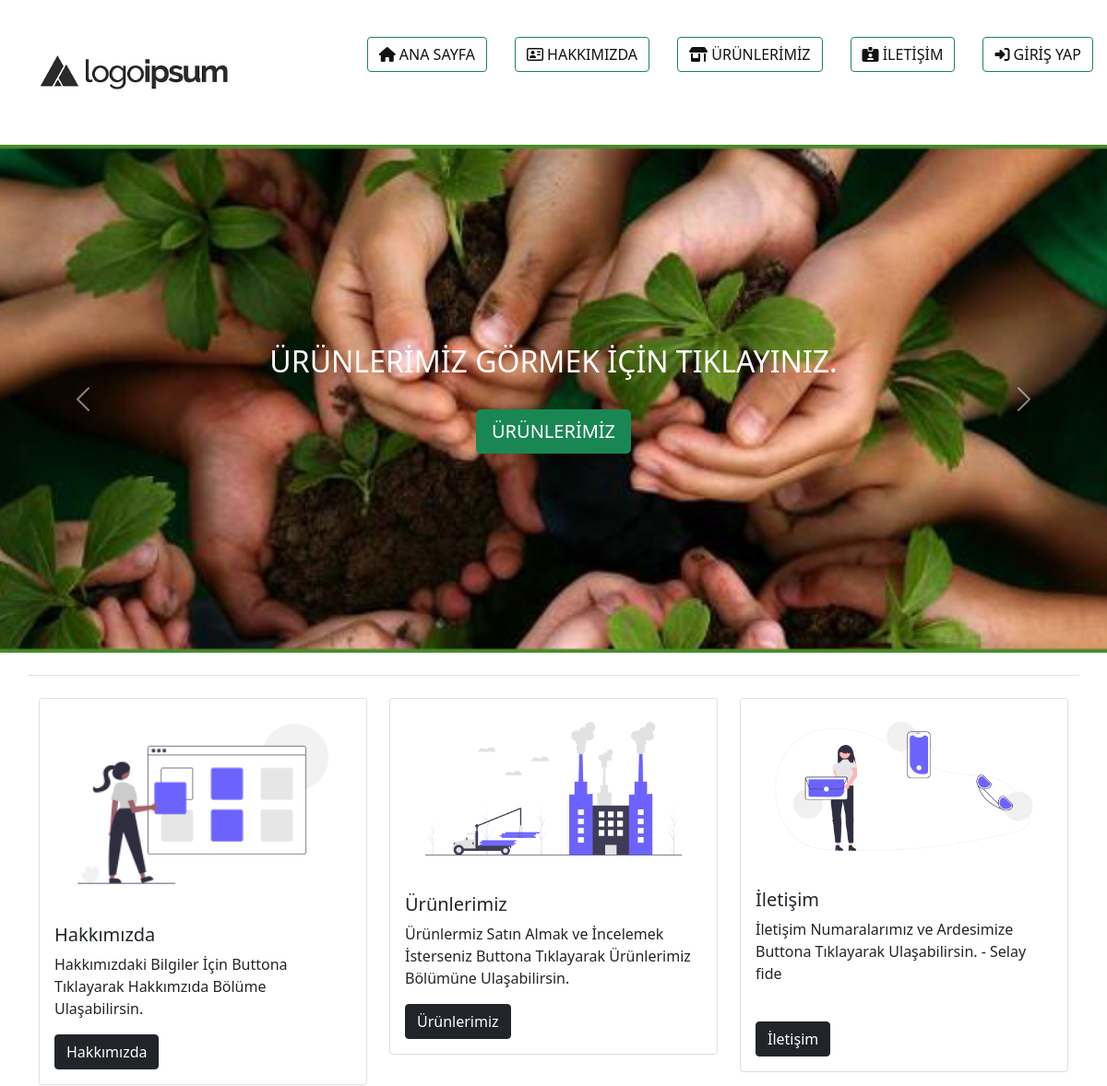
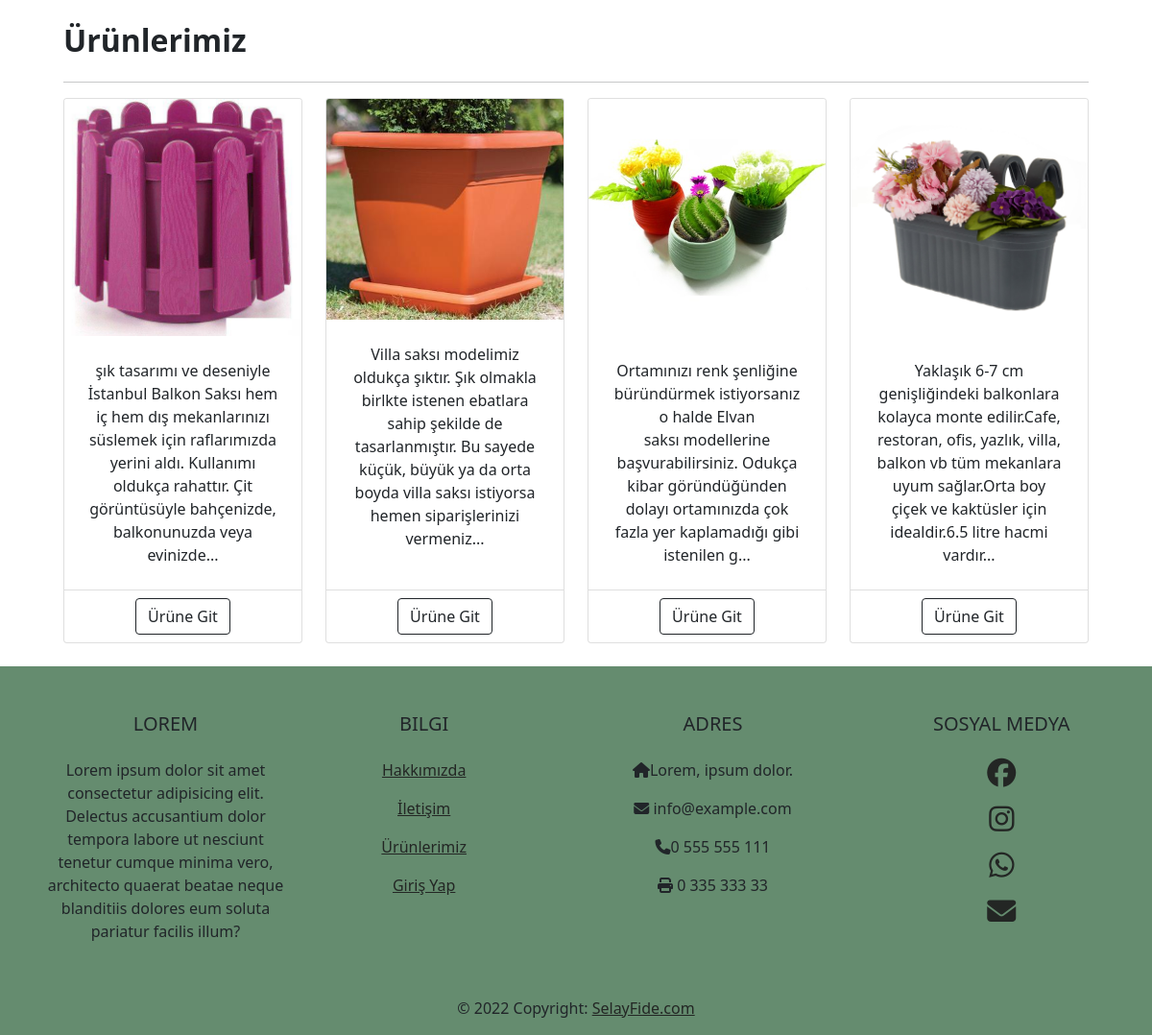
The page / on the database its author committed (2 pictures, top to bottom).
### tables this page shows
CREATE TABLE `urunler` (
  `id` int(11) NOT NULL,
  `baslik` varchar(255) NOT NULL,
  `aciklama` text DEFAULT NULL,
  `icerik` text DEFAULT NULL,
  `fiyat` double NOT NULL,
  `stok` int(11) NOT NULL DEFAULT 0,
  `gorsel` varchar(255) DEFAULT NULL,
  `durum` tinyint(4) NOT NULL DEFAULT 1,
  `eklenme` timestamp NOT NULL DEFAULT current_timestamp()
);

### pages/home.php (the view)
<?php include('components/slider.php'); ?>
<div class="container py-4">
  <div class="row border-top pt-4">
    <div class="col-4">
      <div class="card ">
        <img class="card-img-top" src="assets/img/hak.png" width="220" alt="Card image cap">
        <div class="card-body">
          <h5 class="card-title">Hakkımızda</h5>
          <p class="card-text">Hakkımızdaki Bilgiler İçin Buttona Tıklayarak Hakkımzıda Bölüme Ulaşabilirsin.</p>
          <a href="" class="btn btn-dark">Hakkımızda</a>
        </div>
      </div>
    </div>
    <div class="col-4">
      <div class="card ">
        <img class="card-img-top" src="assets/img/un.png" alt="Card image cap">
        <div class="card-body">
          <h5 class="card-title">Ürünlerimiz</h5>
          <p class="card-text">Ürünlermiz Satın Almak ve İncelemek İsterseniz Buttona Tıklayarak Ürünlerimiz Bölümüne Ulaşabilirsin. <br> </p>
          <a href="?page=urunler" class="btn btn-dark">Ürünlerimiz</a>
        </div>
      </div>
    </div>
    <div class="col-4">
      <div class="card ">
        <img class="card-img-top" src="assets/img/abb.png" alt="Card image cap">
        <div class="card-body">
          <h5 class="card-title">İletişim</h5>
          <p class="card-text">İletişim Numaralarımız ve Ardesimize Buttona Tıklayarak Ulaşabilirsin. - Selay fide <br><br> </p>
          <a href="?page=iletisim" class="btn btn-dark">İletişim</a>
        </div>
      </div>
    </div>
    <br>
<section class="mt-4">
              <?php $detay = $db->query("SELECT * FROM urunler ORDER BY RAND() LIMIT 4");
              ?>
              <div class="container">
              <h2 class="fw-bolder mb-4">Ürünlerimiz</h2>
                  <hr>
                  <div class="row ">
               <?php      while($cek = $detay->fetch_array()){
                 ?>
                      <div class="col" style="max-height:800px;">
                          <div class="card h-100">
                               <img class="card-img-top" src="./assets/uploads/<?php echo $cek['gorsel']; ?>" alt="<?php echo $cek['baslik']?>" />
                              <div class="card-body p-4">
                                  <div class="text-center">
                                  <?php echo mb_substr(strip_tags($cek['icerik']),0,200,'utf-8');?>...
                                  </div>
                              </div>
                              <div class="card-footer  bg-transparent">
                                  <div class="text-center"><a class="btn btn-outline-dark mt-auto" href="?page=detay&id=<?php echo $cek['id'];?>">Ürüne Git</a></div>
                              </div>
                          </div>
                      </div>
                      <?php } ?>
              </div>
          </section>
</div>

### assets/css/style.css (style rules this page uses)
* { box-sizing: border-box; margin: 0; padding: 0; }
body { background-color: red; }

### rows shown on the page
urunler: gorsel (picture), icerik "şık tasarımı ve deseniyle İstanbul Balkon Saksı hem iç hem dış mekanlarınızı süslemek için raflarımızda yerini aldı. Kullanımı oldukça rahattır. Çit görüntüsüyle bahçenizde, balkonunuzda veya evinizde"
urunler: gorsel (picture), icerik "Villa saksı modelimiz oldukça şıktır. Şık olmakla birlkte istenen ebatlara sahip şekilde de tasarlanmıştır. Bu sayede küçük, büyük ya da orta boyda villa saksı istiyorsa hemen siparişlerinizi vermeniz"
urunler: gorsel (picture), icerik "Ortamınızı renk şenliğine büründürmek istiyorsanız o halde Elvan saksı modellerine başvurabilirsiniz. Odukça kibar göründüğünden dolayı ortamınızda çok fazla yer kaplamadığı gibi istenilen g"
urunler: gorsel (picture), icerik "Yaklaşık 6-7 cm genişliğindeki balkonlara kolayca monte edilir.Cafe, restoran, ofis, yazlık, villa, balkon vb tüm mekanlara uyum sağlar.Orta boy çiçek ve kaktüsler için idealdir.6.5 litre hacmi vardır"
